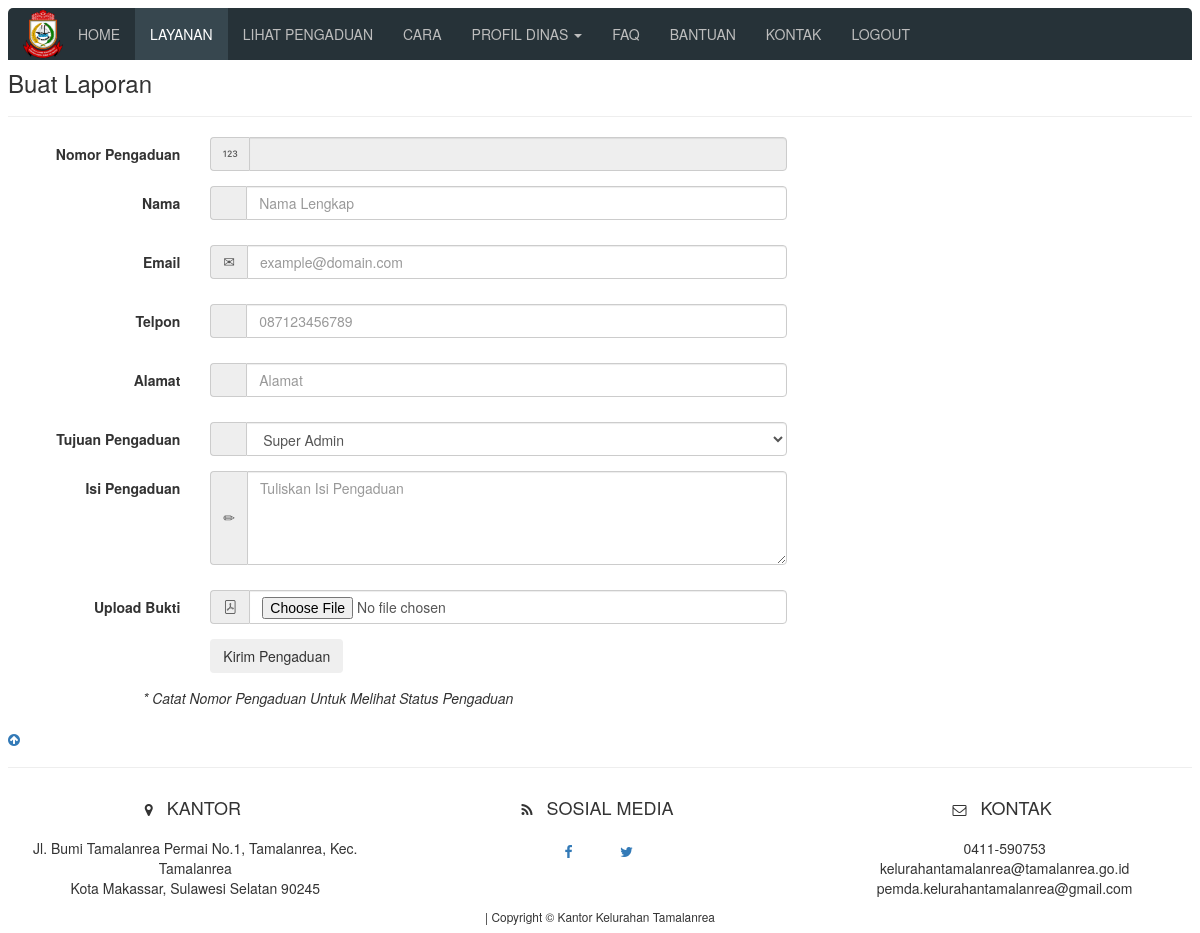
/user/public/lapor.php, run on an earlier commit of the app's database.
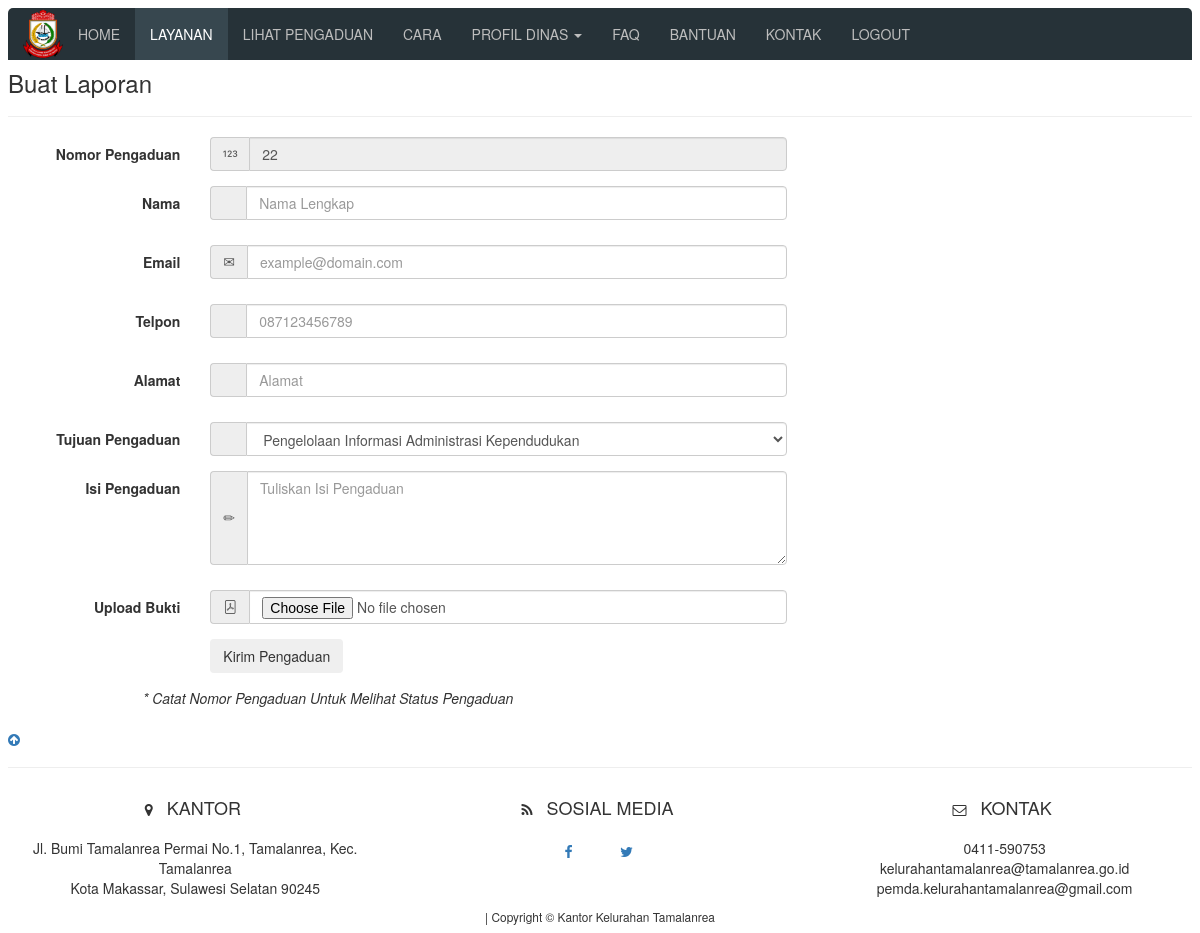
And on a later commit of the database.
### tables this page shows
CREATE TABLE `laporan` (
  `id` int(11) NOT NULL,
  `nama` varchar(64) NOT NULL,
  `email` varchar(64) NOT NULL,
  `telpon` varchar(12) NOT NULL,
  `alamat` varchar(256) NOT NULL,
  `tujuan` int(11) NOT NULL,
  `isi` varchar(2048) NOT NULL,
  `tanggal` timestamp NOT NULL DEFAULT current_timestamp() ON UPDATE current_timestamp(),
  `status` varchar(12) NOT NULL,
  `komentar` text NOT NULL,
  `pdf_path` varchar(255) NOT NULL
);

### user/public/lapor.php (the view, shortened to what the changed rows need)
<?php
require_once("../private/database.php");
$statement = $db->query("SELECT id FROM laporan ORDER BY id DESC LIMIT 1");
foreach ($statement as $key) {
    $max_id = $key['id'] + 1;
}
?>
<head>
    <link rel="stylesheet" href="css/bootstrap.css">
    <link rel="stylesheet" href="css/font-awesome.min.css">
    <link rel="stylesheet" href="https://cdn.jsdelivr.net/npm/bootstrap-icons@1.11.1/font/bootstrap-icons.css">
</head>
<body>
    <div class="shadow">
        <div class="main-content">
            <div class="row">
                <div class="col-md-8 card-shadow-2 form-custom">
                    <form class="form-horizontal" role="form" method="post" enctype="multipart/form-data">
                        <div class="form-group">
                            <div class="col-sm-9">
                                <div class="input-group">
                                    <div class="input-group-addon">
                                        <i class="bi bi-123"></i>
                                    </div>
                                    <input type="text" class="form-control" id="nomor" name="id" value="<?php echo $max_id; ?>" readonly>
                                </div>
                            </div>
                        </div>
                        <div class="form-group">
                            <div class="col-sm-9">
                                <div class="input-group">
                                    <div class="input-group-addon"><span class="glyphicon glyphicon-random"></span></div>
                                    <select class="form-control" name="tujuan">
                                        <?php
                                        $queryTujuan = "SELECT id_divisi, nama_divisi FROM divisi";
                                        $resultTujuan = $db->query($queryTujuan);
                                        foreach ($resultTujuan as $rowTujuan) {
                                            $idTujuan = $rowTujuan['id_divisi'];
                                            $namaTujuan = $rowTujuan['nama_divisi'];
                                            echo "<option value='$idTujuan'>$namaTujuan</option>";
                                        }
                                        ?>
                                    </select>
                                </div>
                            </div>
                        </div>
                    </form>
                </div>
            </div>
        </div>
    </div>
</body>
</html>

What changed in the data, as far as the page shows it:
added laporan: id "22"
Also different on the page:
form field tujuan: "Super Admin" → "Pengelolaan Informasi Administrasi Kependudukan"
